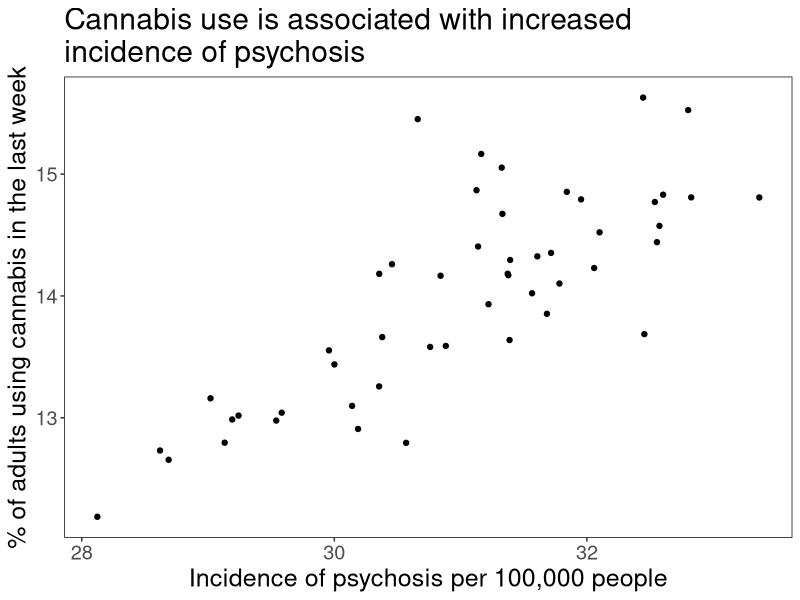
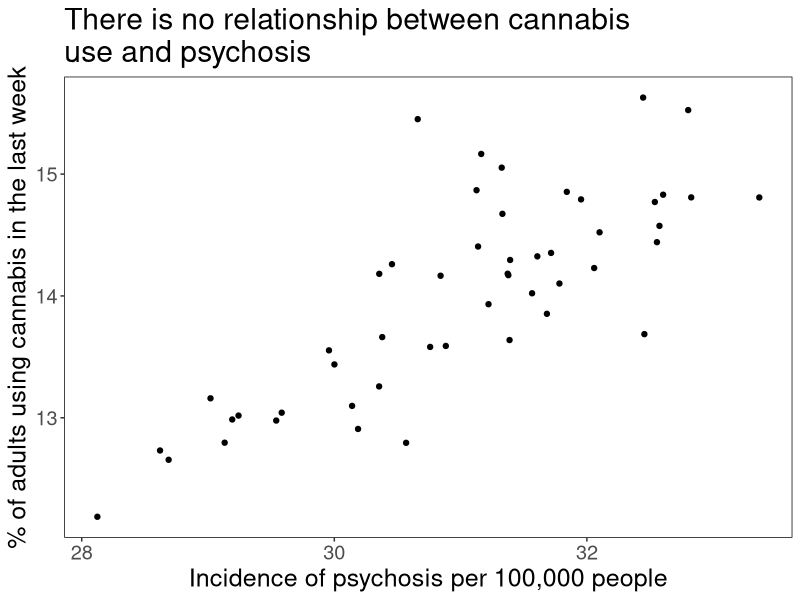
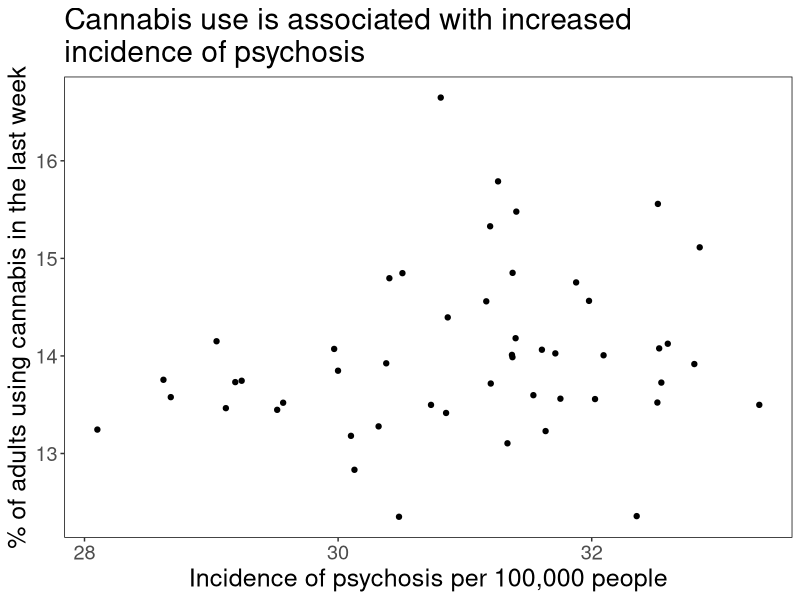
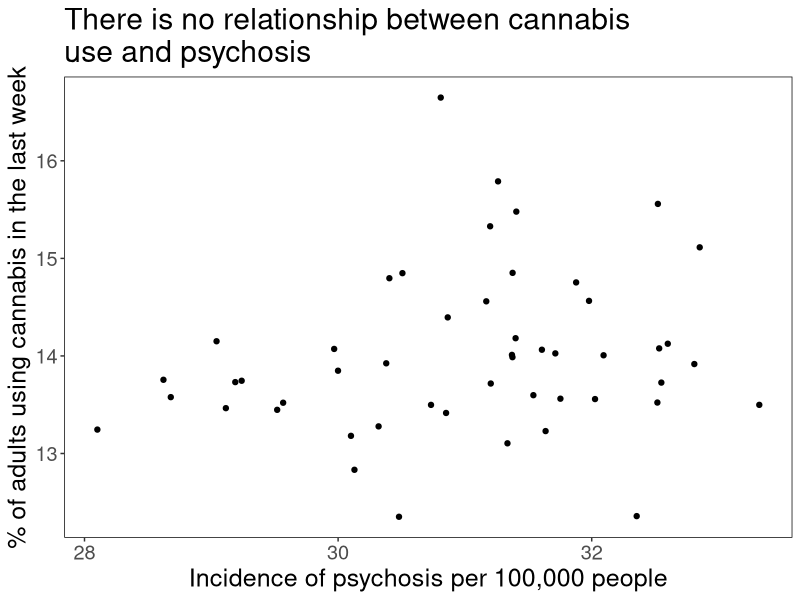
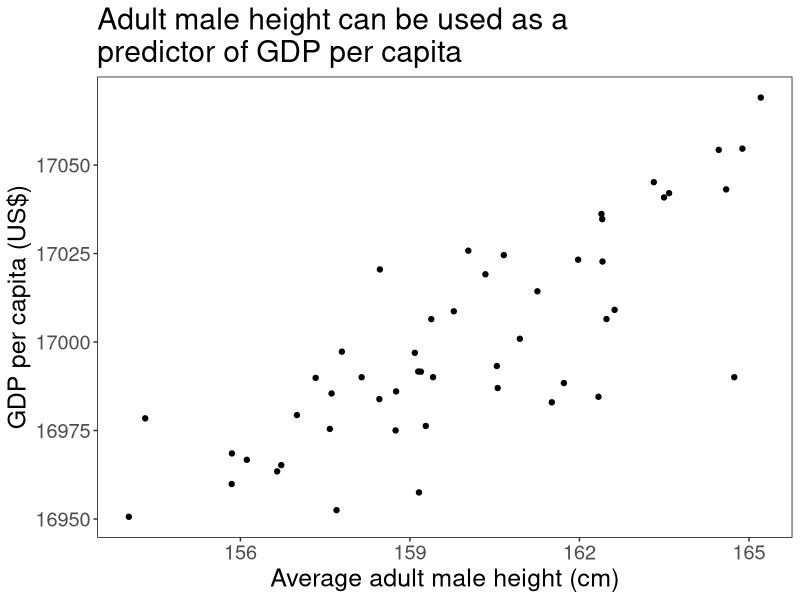
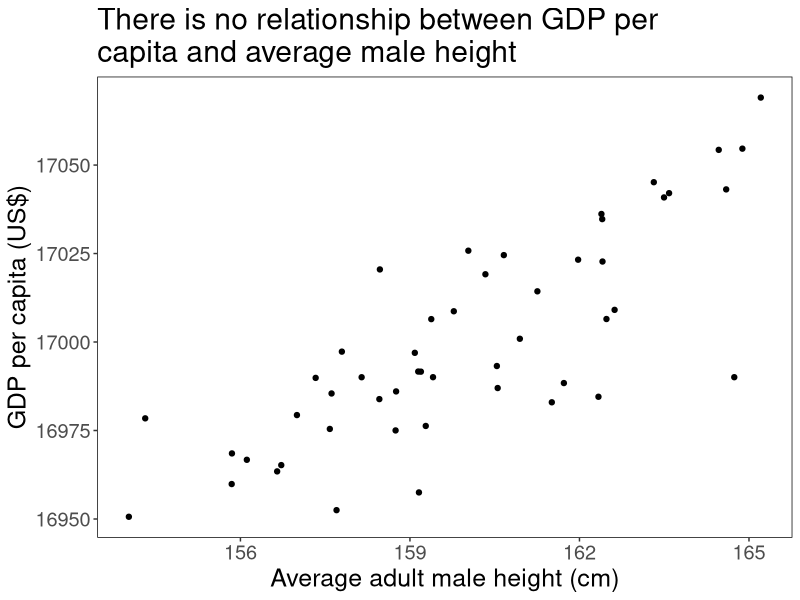
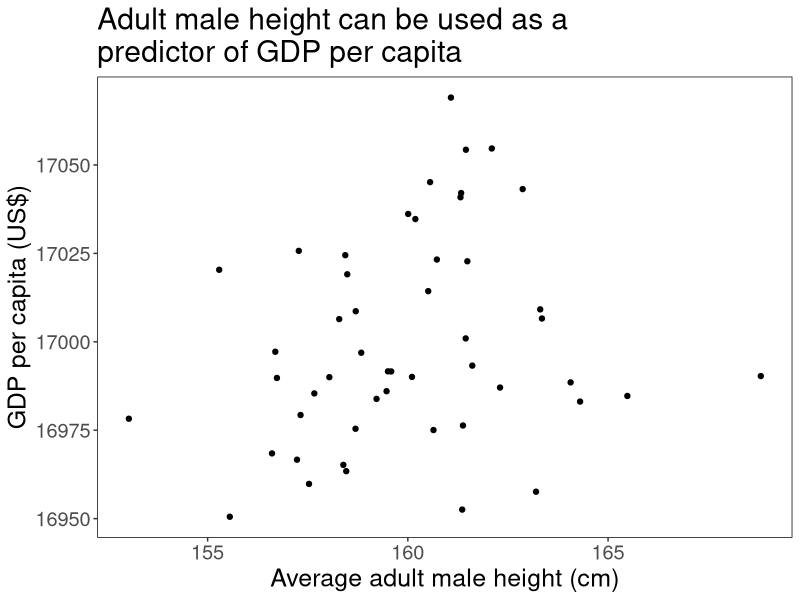
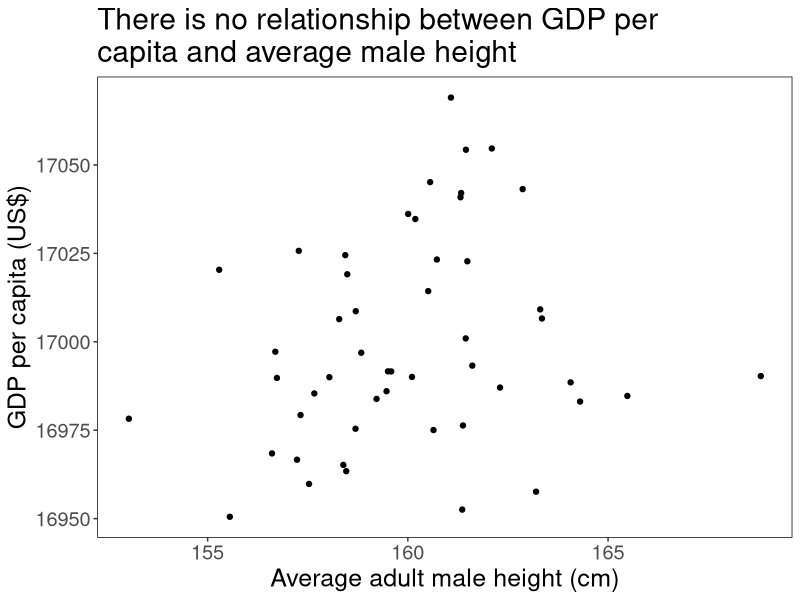

Source code (R) for these figures, in order: (Note: this script raises an error after producing the figures.)
library(tidyverse)
library(MASS)

create_mult_df_strong <- function(my_df){
  set.seed(1234)
  
  mean1 <- my_df$mean_x
  mean2 <- my_df$mean_y
  sd1 <- mean1 * .05
  sd2 <- mean2 * .05
  
  mu <- c(mean1, mean2) 
  
  myr <- .8 * sqrt(sd1) * sqrt(sd2)
  
  mysigma <- matrix(c(sd1, myr, myr, sd2), 2, 2) 
  
  my_data <- NULL
  sample_size <- 50
  
  my_data <- data.frame(mvrnorm(sample_size, mu, mysigma, empirical = TRUE))
  
  colnames(my_data) <- c(my_df$'x-label', my_df$'y-label')
  
  return(my_data)
}

create_mult_df_weak <- function(my_df){
  set.seed(1234)
  
  mean1 <- my_df$mean_x
  mean2 <- my_df$mean_y
  sd1 <- mean1 * .05
  sd2 <- mean2 * .05
  
  mu <- c(mean1, mean2) 
  
  myr <- .2 * sqrt(sd1) * sqrt(sd2)
  
  mysigma <- matrix(c(sd1, myr, myr, sd2), 2, 2) 
  
  my_data <- NULL
  sample_size <- 50
  
  my_data <- data.frame(mvrnorm(sample_size, mu, mysigma, empirical = TRUE))
  
  colnames(my_data) <- c(my_df$'x-label', my_df$'y-label')
  
  return(my_data)
}

# creating a wrapper function to wrap the title text
wrapper <- function(x, ...) 
{
  paste(strwrap(x, ...), collapse = "\n")
}

my_scatter_graph <- function(df, labx, laby, title) {
  set.seed(1234)
  colnames(df) <- c("x", "y")
  df %>%
    ggplot(aes(x = x, y = y)) +
    geom_point() +
    labs(x = labx, y = laby) +
    theme(text = element_text(size = 18),
          panel.grid = element_blank(),
          panel.background = element_rect(fill = "white"),
          panel.border = element_rect(colour = "black", fill = NA)) +
  ggtitle(wrapper(title, width = 43))
    
  
}

# the following function takes a graph and saves it in the graphs folder, 
# generates summary statistics of the data and saves them as a .csv file in the 
# summary_stats folder. In both cases a unique index is created to allow the
# graph and the summary stats to be paired up later durind coding of the 
# respones of participants. 
save_graph_strong_yes <- function(current_graph){
  ggsave(paste0("graphs/graph_strong_yes", index, ".jpg"), current_graph)
 
}  

save_graph_strong_no <- function(current_graph){
  ggsave(paste0("graphs/graph_strong_no", index, ".jpg"), current_graph)

}  

save_graph_weak_yes <- function(current_graph){
  ggsave(paste0("graphs/graph_weak_yes", index, ".jpg"), current_graph)
  
}  

save_graph_weak_no <- function(current_graph){
  ggsave(paste0("graphs/graph_weak_no", index, ".jpg"), current_graph)

}  

# MAIN CODE ####
# this reads in the .csv file that contains the parameters of the graphs to be
# generated
my_graphs <- read_csv("graphs_book.csv")

# this loops through the my_graphs which contains the paramters of the 
# graphs to be generated.  It runs once per each unique graph_id 
for(index in my_graphs$graph_id) {
  
  build_this_one <- my_graphs %>%
    filter(graph_id == index) %>%
    create_mult_df_strong() 
  
  my_scatter_graph(build_this_one, 
           my_graphs[my_graphs$graph_id == index,]$'x-label', 
           my_graphs[my_graphs$graph_id == index,]$'y-label', 
           my_graphs[my_graphs$graph_id == index,]$title_yes) %>%
    save_graph_strong_yes()
  
  my_scatter_graph(build_this_one, 
                          my_graphs[my_graphs$graph_id == index,]$'x-label', 
                          my_graphs[my_graphs$graph_id == index,]$'y-label', 
                          my_graphs[my_graphs$graph_id == index,]$title_no) %>%
    save_graph_strong_no()
  
  build_this_one <- my_graphs %>%
    filter(graph_id == index) %>%
    create_mult_df_weak() 
  
  my_scatter_graph(build_this_one, 
                          my_graphs[my_graphs$graph_id == index,]$'x-label', 
                          my_graphs[my_graphs$graph_id == index,]$'y-label', 
                          my_graphs[my_graphs$graph_id == index,]$title_yes) %>%
    save_graph_weak_yes()
  
  my_scatter_graph(build_this_one, 
                          my_graphs[my_graphs$graph_id == index,]$'x-label', 
                          my_graphs[my_graphs$graph_id == index,]$'y-label', 
                          my_graphs[my_graphs$graph_id == index,]$title_no) %>%
    save_graph_weak_no()
}

